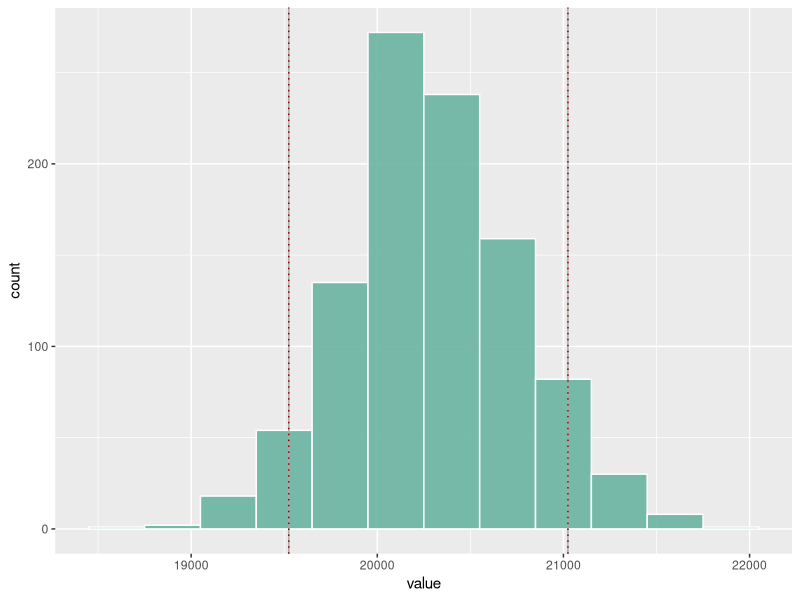

Source code (R):
## ---- chunk 1
knitr::opts_chunk$set(echo = TRUE)
## ---- chunk 2
library(dplyr)

R <- 5 + abs(2-6)
data <- as.data.frame(read.table("Mzda.txt"))
data <- as.data.frame(data[2:nrow(data),])
colnames(data) <- "Mzda"

dataR <- data %>% slice(rep(1:nrow(data), each = R))
dataR$Mzda <- as.numeric(data$Mzda)
## ---- chunk 3
alpha <- c(0.1, 0.05, 0.01)
u <- qnorm(1-alpha/2)
N <- as.numeric(nrow(dataR))
mi <- mean(dataR$Mzda)
sigma <- sqrt(var(dataR$Mzda))
delta <- c(750, 500, 375)


rozsahVyberu <- function(u, delta, N, sigma){
  n <- 1/(delta^2/(u^2*sigma^2)+1/N)
  return(n)
}

rozsahyVyberu <- ceiling(c(rozsahVyberu(u[1], delta[1], N, sigma), rozsahVyberu(u[2], delta[2], N, sigma), rozsahVyberu(u[3], delta[3], N, sigma)))

rozsahyVyberu

zdroje <- 200*R
## ---- chunk 4
set.seed(5)
vyberovePrumery <- c()

for(i in 1:1000){
  vyberovePrumery[i] <- mean(sample(dataR$Mzda, rozsahyVyberu[1]))
}

rozptylPrumeru <- ((N-rozsahyVyberu[1])/(N-1))*((N-1)/N)*(sigma^2/rozsahyVyberu[1])
u[1]*sqrt(rozptylPrumeru) < delta[1]
## ---- chunk 5
library(ggplot2)

vyberovePrumeryGraf <- as.data.frame(vyberovePrumery) 
colnames(vyberovePrumeryGraf) <- "value"

ggplot(vyberovePrumeryGraf, aes(x = value)) + 
  geom_histogram(binwidth=300, fill="#69b3a2", color="white", alpha=0.9) +
  geom_vline(xintercept = mi + u[1]*sqrt(rozptylPrumeru), col = "darkgrey") + 
  geom_vline(xintercept = mi - u[1]*sqrt(rozptylPrumeru), col = "darkgrey") +
  geom_vline(xintercept = mi - delta[1], col = "darkred", linetype = "dotted") + 
  geom_vline(xintercept = mi + delta[1], col = "darkred", linetype = "dotted") 
